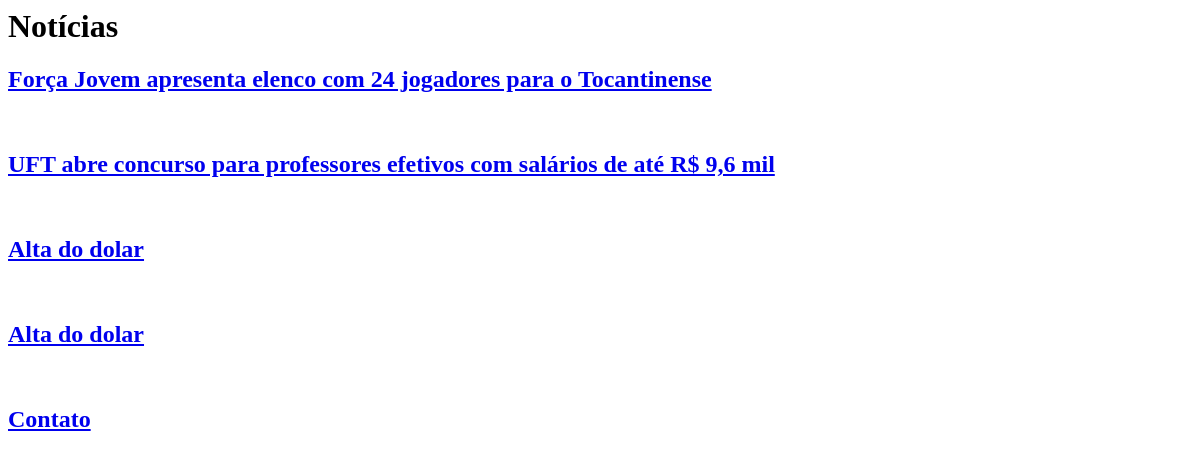
Page /noticias/ on the earlier database version.
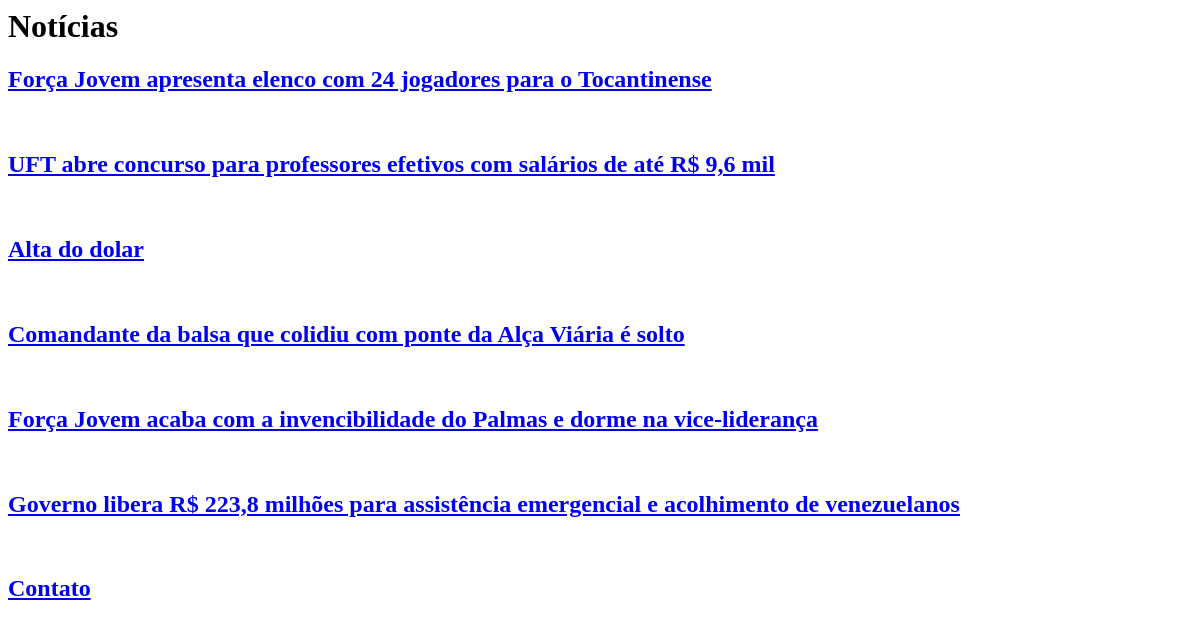
Same page on the later database version.
### app_noticias/models.py (models this page shows)
class Noticia(models.Model):
    class Meta:
        verbose_name = 'Notícia'
        verbose_name_plural= 'Notícias'
    tags= models.ManyToManyField(Tag,blank=True,null=True)
    autor= models.ForeignKey(Pessoa, on_delete=models.CASCADE,blank=True,null=True)
    titulo=models.CharField('título', max_length=128)
    conteudo= models.TextField()
    data_criacao=models.DateTimeField(blank=True,null=True)
    data_publicacao=models.DateTimeField(blank=True,null=True)
    publicado=models.BooleanField(blank=True,null=True)

### app_noticias/views.py (the view)
# urls.py: path('',views.HomePageView.as_view(), name='home'),
class HomePageView(ListView):
    model=Noticia
    template_name='app_noticias/noticiaHome.html'

### app_noticias/templates/app_noticias/noticiaHome.html
<h1>Notícias</h1>
{% for noticia in object_list%}
	<div>
		<a href="{{ noticia.id }}"><h2>{{noticia.titulo}}</h2></a>
		<br>
	</div>
{% endfor %}
<p>
	<a href="http://localhost:8000/noticias/contato/chat"><h2>Contato</h2></a></p>

Differences in the rows shown:
removed Noticia: titulo "Alta do dolar"
added Noticia: titulo "Comandante da balsa que colidiu com ponte da Alça Viária é solto"
added Noticia: titulo "Força Jovem acaba com a invencibilidade do Palmas e dorme na vice-liderança"
added Noticia: titulo "Governo libera R$ 223,8 milhões para assistência emergencial e acolhimento de venezuelanos"
